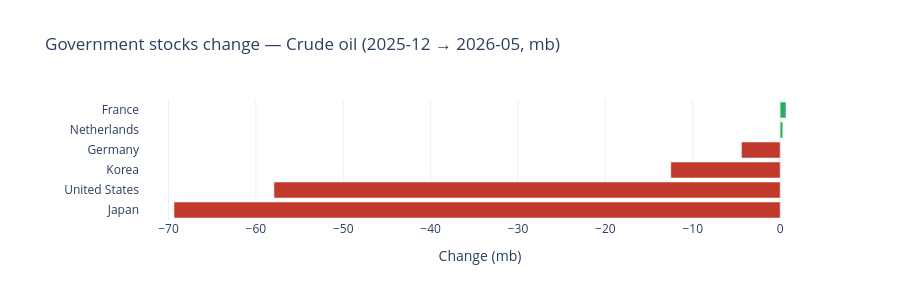
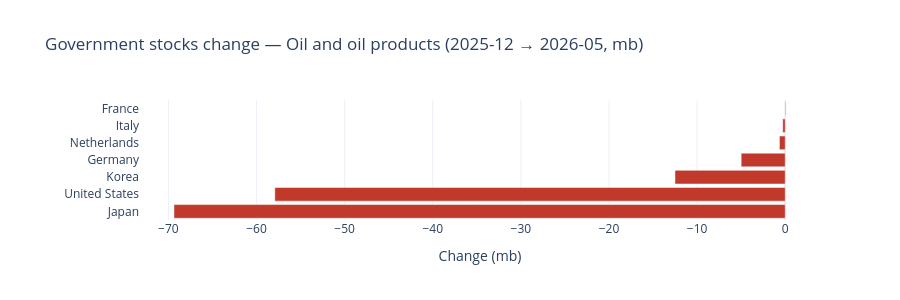
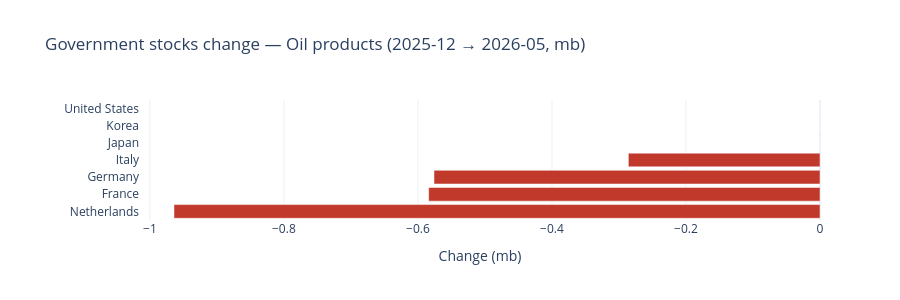

The cell these charts' notebook holds for them, in order:
### Markdown cell above
## Who drove the government draw?

### Code cell
def gov_change(product: str, base: str = PRE_DRAW, end_m: str = end) -> pd.DataFrame:
    sub = stocks[
        (stocks["Product"] == product)
        & (stocks["Stock Category"] == CAT_GOV)
        & (~stocks["Country"].isin(OECD_AGG))
        & (stocks["TIME_PERIOD"].isin([base, end_m]))
    ]
    wide = sub.pivot_table(index="Country", columns="TIME_PERIOD", values="mb", aggfunc="sum")
    if base not in wide.columns or end_m not in wide.columns:
        return pd.DataFrame()
    out = pd.DataFrame({"change_mb": wide[end_m] - wide[base]}).dropna()
    return out.sort_values("change_mb")


for prod in ["Crude oil", "Oil and oil products", "Oil products"]:
    ch = gov_change(prod)
    if ch.empty:
        print(prod, ": no data")
        continue
    fig = go.Figure(
        go.Bar(
            x=ch["change_mb"],
            y=ch.index.astype(str),
            orientation="h",
            marker_color=["#c0392b" if v < 0 else "#27ae60" for v in ch["change_mb"]],
        )
    )
    fig.update_layout(
        title=f"Government stocks change — {prod} ({PRE_DRAW} → {end}, mb)",
        xaxis_title="Change (mb)",
        height=max(300, 24 * len(ch) + 80),
        template="plotly_white",
        margin=dict(l=140),
    )
    fig.show()

### Figure 1 — Plotly figure (JSON) as saved in the notebook; plotly's stock layout.template omitted (floating-point values rounded to 4 significant figures)
{"data": [{"marker": {"color": ["#c0392b", "#c0392b", "#c0392b", "#c0392b", "#27ae60", "#27ae60"]}, "orientation": "h", "type": "bar", "x": [-69.37, -57.93, -12.51, -4.426, 0.302, 0.671], "y": ["Japan", "United States", "Korea", "Germany", "Netherlands", "France"]}], "layout": {"height": 300, "margin": {"l": 140}, "title": {"text": "Government stocks change — Crude oil (2025-12 → 2026-05, mb)"}, "xaxis": {"title": {"text": "Change (mb)"}}}}

### Figure 2 — Plotly figure (JSON) as saved in the notebook; plotly's stock layout.template omitted (floating-point values rounded to 4 significant figures)
{"data": [{"marker": {"color": ["#c0392b", "#c0392b", "#c0392b", "#c0392b", "#c0392b", "#c0392b", "#27ae60"]}, "orientation": "h", "type": "bar", "x": [-69.37, -57.93, -12.51, -5.002, -0.662, -0.286, 0.086], "y": ["Japan", "United States", "Korea", "Germany", "Netherlands", "Italy", "France"]}], "layout": {"height": 300, "margin": {"l": 140}, "title": {"text": "Government stocks change — Oil and oil products (2025-12 → 2026-05, mb)"}, "xaxis": {"title": {"text": "Change (mb)"}}}}

### Figure 3 — Plotly figure (JSON) as saved in the notebook; plotly's stock layout.template omitted (floating-point values rounded to 4 significant figures)
{"data": [{"marker": {"color": ["#c0392b", "#c0392b", "#c0392b", "#c0392b", "#27ae60", "#27ae60", "#27ae60"]}, "orientation": "h", "type": "bar", "x": [-0.964, -0.584, -0.576, -0.286, 0.0, 0.0, 0.0], "y": ["Netherlands", "France", "Germany", "Italy", "Japan", "Korea", "United States"]}], "layout": {"height": 300, "margin": {"l": 140}, "title": {"text": "Government stocks change — Oil products (2025-12 → 2026-05, mb)"}, "xaxis": {"title": {"text": "Change (mb)"}}}}
